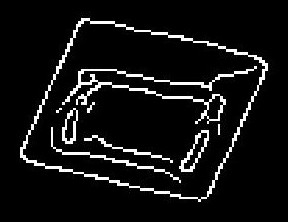
%> input picture test_images/tri1.jpg, 288 x 222 px
$ octave houghPeaks.m   (GNU Octave 9; MATLAB toolbox functions it lacks are replaced by stand-ins)
%> lines starting %> are read from the running program, lines starting %| are printed output that depends on the picture
%I want to test this on a cropped image later. This currently probably
%doesn't do its job yet.

%Read Image
%Note that the current image is already filtered.
I  = imread('../test_images/tri1.jpg');
%> I is the input picture: size 222x288x3 uint8; min 0, max 255, mean 19.6
%Read image is converted to 2dim matrix
BW = rgb2gray(I);

%Image is passed through hough transform. Returns hough matrix, theta and
%rho
[H,T,R] = hough(BW);
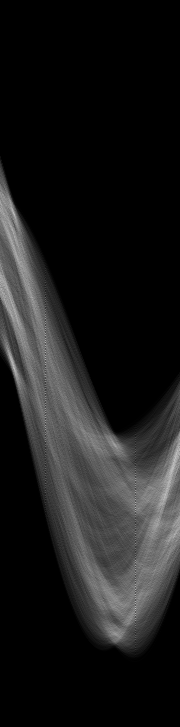
%> H: size 727x180 double; min 0, max 194, mean 27.4
%> T = 180 values from -90 to 89; R = 727 values from -363 to 363
% Hough peaks are found
P  = houghpeaks(H,50);
%> P = 50 rows, first 12: [461 175; 495 166; 609 136; 366 14; 451 178; 470 173; 213 14; 482 170; 535 175; 246 14; 278 1; 290 8]
%hough image is plotted. Now idea what it means, but it looks cool
imshow(H,[],'XData',T,'YData',R,'InitialMagnification','fit');
xlabel('\theta'), ylabel('\rho');
axis on, axis normal, hold on;
plot(T(P(:,2)),R(P(:,1)),'s','color','white');
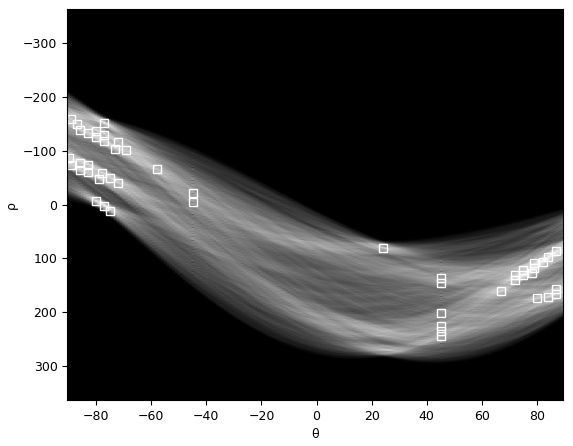
%> figure redrawn from the program's plot data

%struct of lines is detected
lines = houghlines(BW,T,R,P);
%> lines = 59 lines; longest, point1 to point2 (x, y): (269, 54) to (26, 120), (278, 69) to (39, 95), (41, 87) to (269, 87), (47, 76) to (273, 80), (17, 140) to (240, 156), (41, 82) to (263, 98)

$ run again, with test_images/1.jpg copied over test_images/tri1.jpg
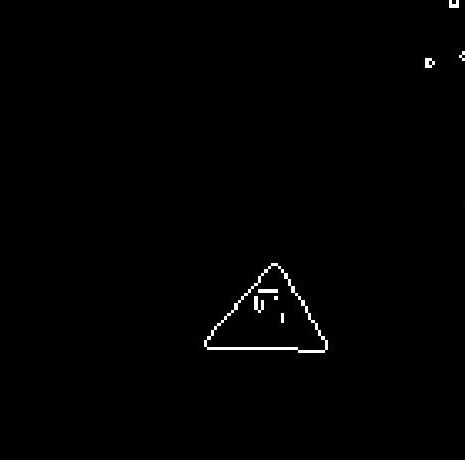
%> input picture test_images/1.jpg, 465 x 460 px
%> I is the input picture: size 460x465x3 uint8; min 0, max 255, mean 1.6
%> `[H,T,R] = hough(BW);`:
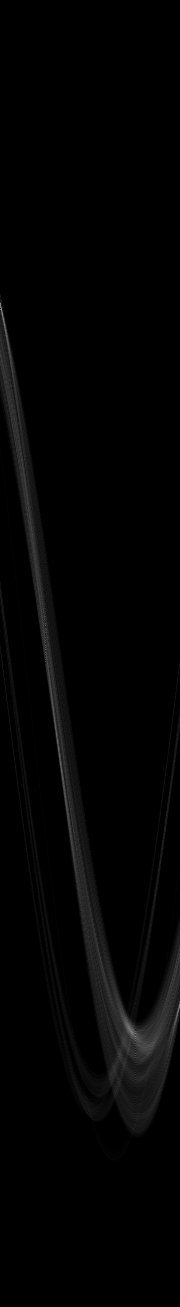
%> H: size 1307x180 double; min 0, max 133, mean 3.5
%> T = 180 values from -90 to 89; R = 1307 values from -653 to 653
%> P = 38 rows, first 12: [306 1; 320 4; 1032 132; 1037 136; 1027 129; 1014 178; 756 60; 741 58; 336 7; 771 62; 1023 126; 650 46]
%> `plot(T(P(:,2)),R(P(:,1)),'s','color','white');`:
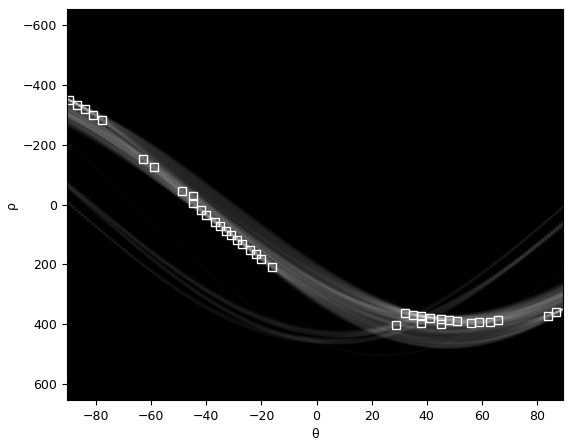
%> figure redrawn from the program's plot data
%> lines = 37 lines; longest, point1 to point2 (x, y): (198, 349) to (336, 349), (197, 341) to (328, 355), (196, 346) to (327, 353), (296, 277) to (193, 347), (193, 351) to (280, 263), (303, 287) to (193, 343)
